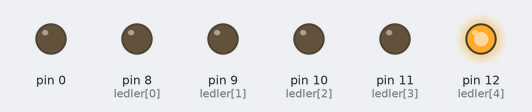
This sketch was run on a simulated Arduino Uno, built with avr-gcc and run on an emulated ATmega328P. On the bench: output pins drawn as LEDs (lit = HIGH).

Above: at 0.21 s.
At 2.81 s:
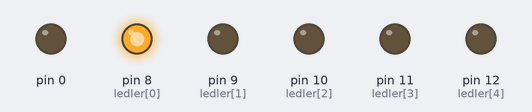
Timing chart, 0 to 3.1 s (numbered marks = the images above):
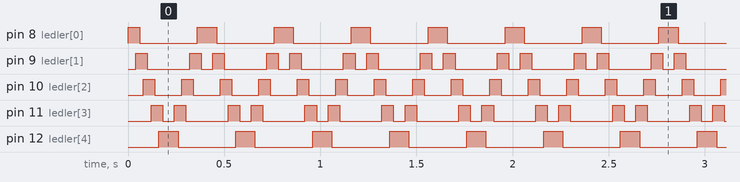

Measured:
- by itself, pin 8 (ledler[0]), pin 12 (ledler[4]): alternates HIGH for 0.10 s and LOW for 0.30 s
- by itself, pin 9 (ledler[1]): repeats every 0.40 s: LOW 0.22 s, HIGH 0.06 s, LOW 0.06 s, HIGH 0.06 s
- by itself, pin 10 (ledler[2]): alternates HIGH for 0.06 s and LOW for 0.14 s
- by itself, pin 11 (ledler[3]): repeats every 0.40 s: LOW 0.06 s, HIGH 0.06 s, LOW 0.22 s, HIGH 0.06 s

The sketch:

kara-simsek.ino
```cpp
int ledler[] = {8, 9, 10, 11, 12};
void setup() {

  for (int i = 0; i <= 5; i++) {
    pinMode(ledler[i], OUTPUT);
  }

}

void loop() {

  for (int j = 0; j < 5; j++) {
      digitalWrite(ledler[j], HIGH);
      delay(20);
      digitalWrite(ledler[j - 1], LOW);
      delay(20);
    }

    for (int k = 4; k > -1; k--) {
      digitalWrite(ledler[k], HIGH);
      delay(20);
      digitalWrite(ledler[k + 1], LOW);
      delay(20);
    }


}
```
